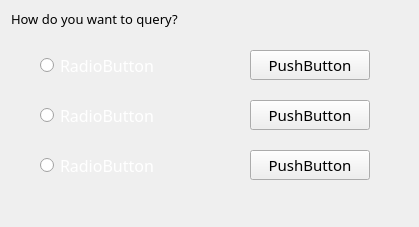
<?xml version="1.0" encoding="UTF-8"?>
<ui version="4.0">
 <class>flight_inquiry</class>
 <widget class="QWidget" name="flight_inquiry">
  <property name="geometry">
   <rect>
    <x>0</x>
    <y>0</y>
    <width>419</width>
    <height>227</height>
   </rect>
  </property>
  <property name="windowTitle">
   <string>Form</string>
  </property>
  <widget class="QPushButton" name="CancelpushButton">
   <property name="geometry">
    <rect>
     <x>250</x>
     <y>150</y>
     <width>120</width>
     <height>30</height>
    </rect>
   </property>
   <property name="font">
    <font>
     <family>Yu Gothic UI Semilight</family>
     <pointsize>11</pointsize>
    </font>
   </property>
   <property name="text">
    <string>PushButton</string>
   </property>
  </widget>
  <widget class="QPushButton" name="QuerypushButton">
   <property name="geometry">
    <rect>
     <x>250</x>
     <y>50</y>
     <width>120</width>
     <height>30</height>
    </rect>
   </property>
   <property name="font">
    <font>
     <family>Yu Gothic UI Semilight</family>
     <pointsize>11</pointsize>
    </font>
   </property>
   <property name="text">
    <string>PushButton</string>
   </property>
  </widget>
  <widget class="QPushButton" name="BackpushButton">
   <property name="geometry">
    <rect>
     <x>250</x>
     <y>100</y>
     <width>120</width>
     <height>30</height>
    </rect>
   </property>
   <property name="font">
    <font>
     <family>Yu Gothic UI Semilight</family>
     <pointsize>11</pointsize>
    </font>
   </property>
   <property name="text">
    <string>PushButton</string>
   </property>
  </widget>
  <widget class="QRadioButton" name="CitysDate_radioButton">
   <property name="geometry">
    <rect>
     <x>40</x>
     <y>50</y>
     <width>120</width>
     <height>30</height>
    </rect>
   </property>
   <property name="font">
    <font>
     <family>Yu Gothic UI Semilight</family>
     <pointsize>12</pointsize>
    </font>
   </property>
   <property name="styleSheet">
    <string notr="true">QRadioButton{color:white}</string>
   </property>
   <property name="text">
    <string>RadioButton</string>
   </property>
  </widget>
  <widget class="QRadioButton" name="FlightIDradioButton">
   <property name="geometry">
    <rect>
     <x>40</x>
     <y>150</y>
     <width>120</width>
     <height>30</height>
    </rect>
   </property>
   <property name="font">
    <font>
     <family>Yu Gothic UI Semilight</family>
     <pointsize>12</pointsize>
    </font>
   </property>
   <property name="styleSheet">
    <string notr="true">QRadioButton{color:white}</string>
   </property>
   <property name="text">
    <string>RadioButton</string>
   </property>
  </widget>
  <widget class="QRadioButton" name="CitysradioButton">
   <property name="geometry">
    <rect>
     <x>40</x>
     <y>100</y>
     <width>120</width>
     <height>30</height>
    </rect>
   </property>
   <property name="font">
    <font>
     <family>Yu Gothic UI Semilight</family>
     <pointsize>12</pointsize>
    </font>
   </property>
   <property name="styleSheet">
    <string notr="true">QRadioButton{color:white}</string>
   </property>
   <property name="text">
    <string>RadioButton</string>
   </property>
  </widget>
  <widget class="QLabel" name="hint_label">
   <property name="geometry">
    <rect>
     <x>11</x>
     <y>11</y>
     <width>231</width>
     <height>16</height>
    </rect>
   </property>
   <property name="font">
    <font>
     <family>Yu Gothic UI Semilight</family>
     <pointsize>10</pointsize>
    </font>
   </property>
   <property name="text">
    <string>How do you want to query?</string>
   </property>
  </widget>
  <zorder>QuerypushButton</zorder>
  <zorder>CancelpushButton</zorder>
  <zorder>BackpushButton</zorder>
  <zorder>CitysDate_radioButton</zorder>
  <zorder>FlightIDradioButton</zorder>
  <zorder>CitysradioButton</zorder>
 </widget>
 <resources/>
 <connections/>
</ui>
